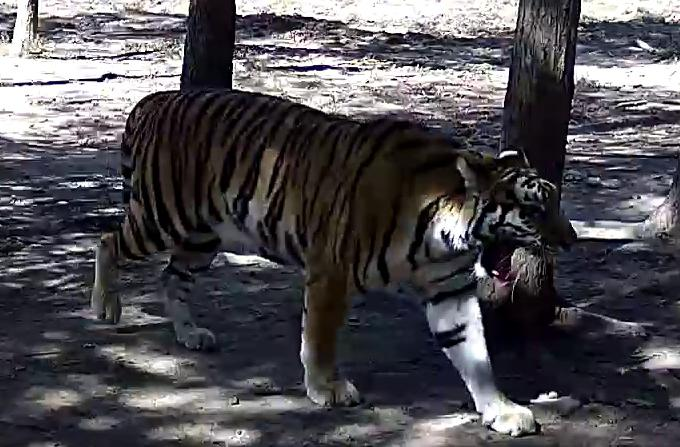
#> input picture uploaded_images/000000.jpg, 680 x 447 px
$ python -i patternextract.py   (imports and definitions only)   (older library calls are emulated)
#> lines starting #> are read from the running program, lines starting #| are printed output that depends on the picture
### my_utils/config.py
import torch
from pathlib import Path

PROJECT_ROOT = Path(__file__).resolve().parents[1]
DATASET_ROOT = "D:/final_project_code/Dataset"

# Outputs
OUTPUT_ROOT = PROJECT_ROOT / "outputs"
CROPS_DIR = OUTPUT_ROOT / "crops"
PREPROC_DIR = OUTPUT_ROOT / "features/deep"
PATTERN_DIR = OUTPUT_ROOT / "features/pattern"
MODELS_DIR = OUTPUT_ROOT / "models"
METRICS_DIR = OUTPUT_ROOT / "metrics"
VIS_DIR = OUTPUT_ROOT / "visualizations"
DETECTIONS_DIR = OUTPUT_ROOT / "detections"
FEATURES_DIR = OUTPUT_ROOT / "features"
DEEP_FEATURE_DIR = PREPROC_DIR  # alias for backward compatibility
FAISS_INDEX_PATH = OUTPUT_ROOT / "features/deep/faiss_index.index"
CLASSIFIER_PATH = Path("D:/final_project_code/outputs/models/best_model.pkl")


for p in (OUTPUT_ROOT, CROPS_DIR, PREPROC_DIR, PATTERN_DIR,
          MODELS_DIR, METRICS_DIR, VIS_DIR, DETECTIONS_DIR):
    p.mkdir(parents=True, exist_ok=True)

# Runtime
SEED = 42
DEVICE = "cuda" if torch.cuda.is_available() else "cpu"

# MegaDetector weights
# MegaDetector (weights)
MEGADETECTOR_URL = "https://github.com/microsoft/CameraTraps/releases/download/v5.0/md_v5a.0.0.pt"
MEGA_WEIGHTS = MODELS_DIR / "md_v5a.0.0.pt"

# Detection params
CONF_THRES = 0.2
IOU_THRES = 0.45
CROP_PADDING = 30

# Pose model
POSE_WEIGHTS = "yolov8n-pose.pt"
POSE_MODEL_PATH = MODELS_DIR / POSE_WEIGHTS

# Deep features
RESNET_INPUT = (224, 224)
RESNET_EMBEDDING_DIM = 2048

# Pattern features
LBP_RADIUS = 3
LBP_POINTS = 8 * LBP_RADIUS
COLOR_HIST_BINS = 48
N_CLUSTERS_PATTERN = 8

# Classifier
CLASSIFIER_PATH = MODELS_DIR / "best_classifier.joblib"
TRAIN_FLAG = MODELS_DIR / "trained.flag"

### patternextract.py
# patternextract.py
import cv2
import numpy as np
from pathlib import Path
from skimage.feature import local_binary_pattern, graycomatrix, graycoprops
from tqdm import tqdm
from my_utils.config import PATTERN_DIR, COLOR_HIST_BINS, LBP_POINTS, LBP_RADIUS
from my_utils.db_utils import save_numpy, save_json

# Pattern feature parameters
COLOR_HIST_BINS = 48
LBP_RADIUS = 3
LBP_POINTS = 8 * LBP_RADIUS


def extract_pattern(img_path):
    """
    Extract combined pattern features:
    - RGB color histogram
    - LBP histogram
    - GLCM texture features
    """
#> called with img_path = 'uploaded_images/000000.jpg'
    img = cv2.imread(str(img_path))
#> img is the input picture: shape (447, 680, 3); mean B, G, R 83.4, 78.5, 80.6
    if img is None:
        return None

    features = []

    # Color histogram
    img_rgb = cv2.cvtColor(img, cv2.COLOR_BGR2RGB)
    for ch in range(3):
        hist = cv2.calcHist([img_rgb], [ch], None, [COLOR_HIST_BINS], [0, 256]).flatten()
        hist = hist / (hist.sum() + 1e-6)
        features.extend(hist.tolist())
#> after the loop, features = 144 values, max 0.0738 at index 6, min 0.00531 at index 40, mean 0.0208

    # LBP histogram
    gray = cv2.cvtColor(img, cv2.COLOR_BGR2GRAY)
    lbp = local_binary_pattern(gray, LBP_POINTS, LBP_RADIUS, method="uniform")
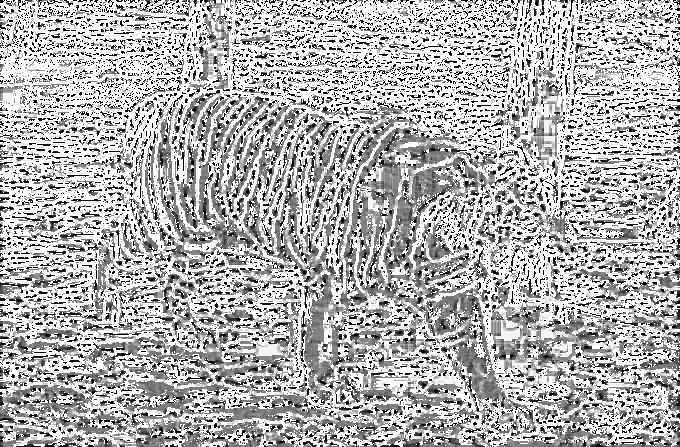
#> lbp: shape (447, 680) float64; min 0, max 25, mean 17.4; drawn with min black and max white
    lbp_hist, _ = np.histogram(lbp.ravel(), bins=LBP_POINTS + 2, range=(0, LBP_POINTS + 2))
#> lbp_hist = 26 values, max 120701 at index 25, min 3378 at index 6, mean 11690.8
    lbp_hist = lbp_hist / (lbp_hist.sum() + 1e-6)
#> lbp_hist = 26 values, max 0.397 at index 25, min 0.0111 at index 6, mean 0.0385
    features.extend(lbp_hist.tolist())

    # GLCM features
    gray_norm = (gray / 16).astype(np.uint8)
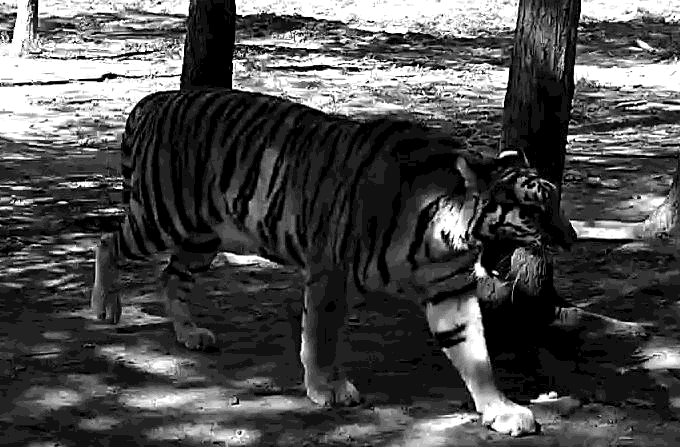
#> gray_norm: shape (447, 680); min 0, max 15, mean 4.51; drawn with min black and max white
    distances = [1, 2]
    angles = [0, np.pi / 4, np.pi / 2, 3 * np.pi / 4]
    for d in distances:
        for a in angles:
            try:
                glcm = graycomatrix(gray_norm, [d], [a], levels=16, symmetric=True, normed=True)
                features.append(float(graycoprops(glcm, 'contrast')[0, 0]))
                features.append(float(graycoprops(glcm, 'dissimilarity')[0, 0]))
                features.append(float(graycoprops(glcm, 'homogeneity')[0, 0]))
                features.append(float(graycoprops(glcm, 'energy')[0, 0]))
            except Exception:
                features.extend([0.0, 0.0, 0.0, 0.0])
#> after the loop, features = 202 values, max 7.95 at index 194, min 0.00531 at index 40, mean 0.27

    return np.array(features, dtype=np.float32)


def run_pattern_extraction(detections):
    """
    Extract pattern features for all detections.
    """
    features, valid_imgs = [], []

    for det in tqdm(detections, desc="Pattern Extraction"):
        try:
            f = extract_pattern(det["crop_path"])
            if f is not None:
                features.append(f)
                valid_imgs.append(det["crop_path"])
        except Exception:
            continue

    if not features:
        print("[WARN] No pattern features extracted.")
        return None

    X = np.vstack(features)
    save_numpy(X, Path(PATTERN_DIR) / "pattern_features.npy")
    save_json({"n_samples": X.shape[0], "dim": X.shape[1]}, Path(PATTERN_DIR) / "pattern_manifest.json")
    print(f"[INFO] Pattern features saved: {X.shape}")
    return Path(PATTERN_DIR) / "pattern_features.npy"

>>> result = extract_pattern('uploaded_images/000000.jpg')
#> result has the same summary as features in extract_pattern

$ run again, on uploaded_images/000001.jpg
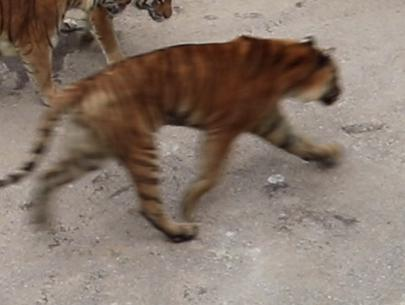
#> input picture uploaded_images/000001.jpg, 405 x 305 px
#> in extract_pattern, img is the input picture: shape (305, 405, 3); mean B, G, R 108.8, 120, 135.9
#> after the loop in extract_pattern, `for ch in range(3):`: features = 144 values, max 0.0949 at index 78, min 0 at index 0, mean 0.0208
#> in extract_pattern, `lbp = local_binary_pattern(gray, LBP_POINTS, LBP_RADIUS, method="unifo..`:
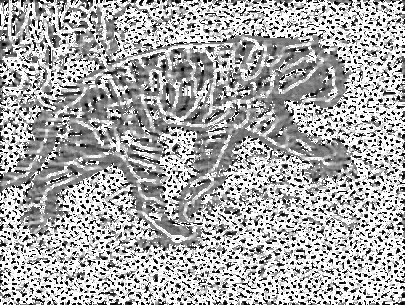
#> lbp: shape (305, 405) float64; min 0, max 25, mean 16.7; drawn with min black and max white
#> in extract_pattern, `lbp_hist, _ = np.histogram(lbp.ravel(), bins=LBP_POINTS + 2, range=(0,..`: lbp_hist = 26 values, max 44035 at index 25, min 1741 at index 6, mean 4751
#> in extract_pattern, `lbp_hist = lbp_hist / (lbp_hist.sum() + 1e-6)`: lbp_hist = 26 values, max 0.356 at index 25, min 0.0141 at index 6, mean 0.0385
#> in extract_pattern, `gray_norm = (gray / 16).astype(np.uint8)`:
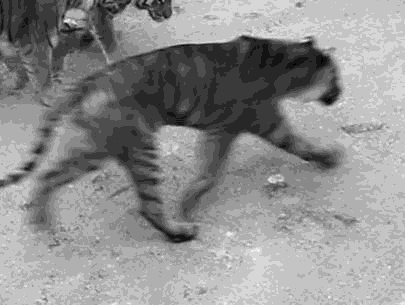
#> gray_norm: shape (305, 405); min 0, max 13, mean 7.25; drawn with min black and max white
#> after the loop in extract_pattern, `for d in distances:`: features = 202 values, max 0.896 at index 172, min 0 at index 0, mean 0.0938
#> result has the same summary as features in extract_pattern

$ run again, on uploaded_images/auto_crop_000001.jpg
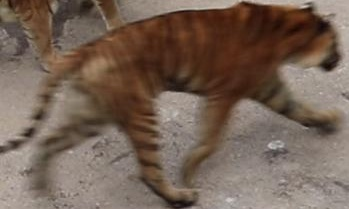
#> input picture uploaded_images/auto_crop_000001.jpg, 349 x 209 px
#> in extract_pattern, img is the input picture: shape (209, 349, 3); mean B, G, R 85.1, 98, 117.2
#> after the loop in extract_pattern, `for ch in range(3):`: features = 144 values, max 0.0614 at index 100, min 0 at index 0, mean 0.0208
#> in extract_pattern, `lbp = local_binary_pattern(gray, LBP_POINTS, LBP_RADIUS, method="unifo..`:
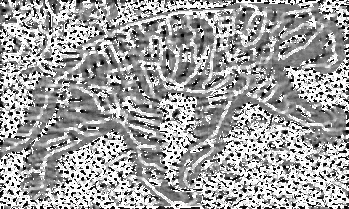
#> lbp: shape (209, 349) float64; min 0, max 25, mean 15.7; drawn with min black and max white
#> in extract_pattern, `lbp_hist, _ = np.histogram(lbp.ravel(), bins=LBP_POINTS + 2, range=(0,..`: lbp_hist = 26 values, max 20991 at index 25, min 907 at index 23, mean 2805.4
#> in extract_pattern, `lbp_hist = lbp_hist / (lbp_hist.sum() + 1e-6)`: lbp_hist = 26 values, max 0.288 at index 25, min 0.0124 at index 23, mean 0.0385
#> in extract_pattern, `gray_norm = (gray / 16).astype(np.uint8)`:
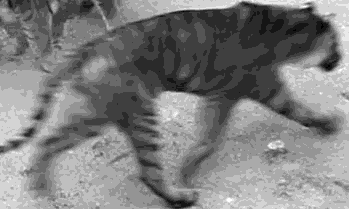
#> gray_norm: shape (209, 349); min 0, max 12, mean 5.93; drawn with min black and max white
#> after the loop in extract_pattern, `for d in distances:`: features = 202 values, max 0.894 at index 172, min 0 at index 0, mean 0.0939
#> result has the same summary as features in extract_pattern
